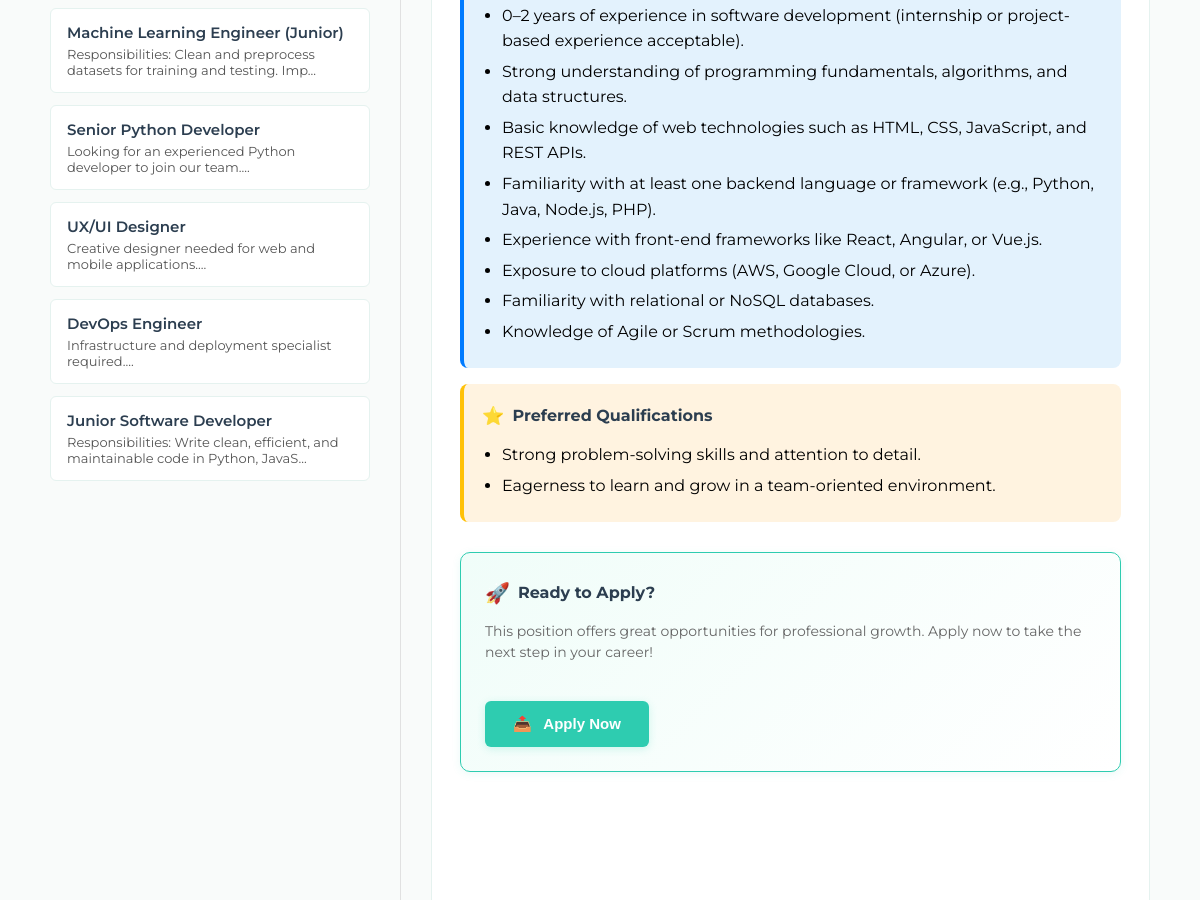
Before: /user_dashboard (signed in, middle part) with the older database file.
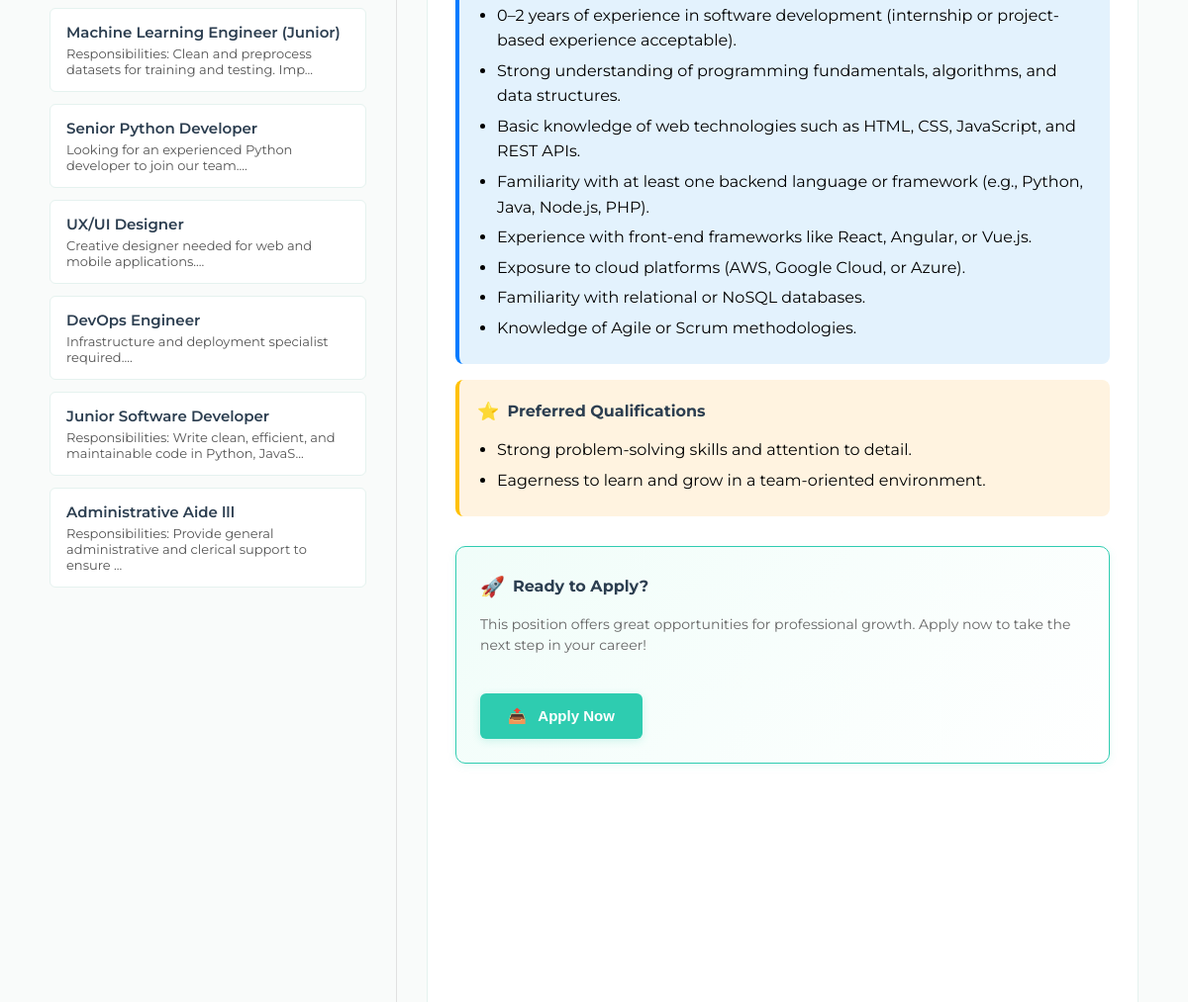
After: the same page with the newer database file.
### app/models.py (models this page shows, shortened)
class Job(db.Model):
    __tablename__ = 'jobs'
    id = db.Column(db.Integer, primary_key=True)
    role = db.Column(db.String(100), nullable=False)
    description = db.Column(db.Text, nullable=False)
    cluster_id = db.Column(db.Integer)
    is_active = db.Column(db.Boolean, default=True)
    created_at = db.Column(db.DateTime, default=datetime.utcnow)
    created_by = db.Column(db.Integer, db.ForeignKey('users.id'), nullable=False)
    applications = db.relationship('Application', backref='job', lazy=True)
    creator = db.relationship('User', backref='jobs_created', lazy=True)

### app/routes/main.py (the view)
@main_bp.route('/user_dashboard')
@secure_route
def user_dashboard():
    user_id = session.get('user_id')
    is_admin = session.get('is_admin')
    if not user_id:
        flash('Please log in to access the dashboard.', 'error')
        return redirect('/login')
    if is_admin:
        return redirect('/admin_dashboard')
    user = User.query.get(user_id)
    if not user:
        session.clear()
        flash('User account not found. Please log in again.', 'error')
        return redirect('/login')
    jobs = Job.query.filter_by(is_active=True).all()
    if user.resume and MATCHING_ENABLED and RESUME_EXTRACTION_ENABLED:
        try:
            upload_folder = current_app.config.get('UPLOAD_FOLDER', 'uploads')
            resume_path = os.path.join(upload_folder, user.resume)
            if os.path.exists(resume_path):
                resume_text = extract_resume_text(resume_path)
                if resume_text:
                    matching_service = get_matching_service(current_app.config.get('CHROMA_PATH', 'chroma_storage'))
                    job_rankings = matching_service.get_top_jobs_for_resume(
                        resume_text,
                        jobs,
                        top_n=len(jobs)
                    )
                    score_dict = {job_id: score for job_id, score in job_rankings}
                    for job in jobs:
                        job.match_score = round(score_dict.get(job.id, 0), 0)
                    jobs.sort(key=lambda x: x.match_score, reverse=True)
                    print(f"DEBUG: Calculated match scores for {len(jobs)} jobs")
                else:
                    for job in jobs:
                        job.match_score = 0
            else:
                for job in jobs:
                    job.match_score = 0
        except Exception as e:
            print(f"ERROR: Failed to calculate job matches: {e}")
            import traceback
            traceback.print_exc()
            for job in jobs:
                job.match_score = 0
    else:
        for job in jobs:
            job.match_score = 0
    applied_job_ids = []
    return render_template(
        'dashboard_user.html',
        user=user,
        jobs=jobs,
        applied_job_ids=applied_job_ids,
        applied_jobs_count=len(applied_job_ids),
        available_jobs_count=len(jobs),
        match_score=85
    )

### app/utils/security.py (called while the page is built, shortened)
def check_session_timeout():
    if 'user_id' not in session:
        return False
    last_activity = session.get('last_activity')
    if not last_activity:
        session['last_activity'] = datetime.utcnow().isoformat()
        return True

def no_cache(f):
    @functools.wraps(f)
    def decorated_function(*args, **kwargs):
        response = make_response(f(*args, **kwargs))
        response.headers['Cache-Control'] = 'no-cache, no-store, must-revalidate, private'
        response.headers['Pragma'] = 'no-cache'
        response.headers['Expires'] = '0'
        response.headers['Last-Modified'] = datetime.utcnow().strftime('%a, %d %b %Y %H:%M:%S GMT')
        response.headers['X-Content-Type-Options'] = 'nosniff'
        response.headers['X-Frame-Options'] = 'DENY'
        response.headers['X-XSS-Protection'] = '1; mode=block'
        return response
    return decorated_function

def secure_route(f):
    @functools.wraps(f)
    @no_cache
    @session_security_check
    def decorated_function(*args, **kwargs):
        return f(*args, **kwargs)
    return decorated_function

### app/templates/dashboard_user.html (shortened to what this page needs)
<!DOCTYPE html>
<html lang="en">
<head>
</head>
<body>
  <main>
    <div class="content-wrapper">
      <div class="jobs-list">
        {% for job in jobs %}
        <div class="job-card"
             data-id="{{ job.id }}"
             data-title="{{ job.role }}"
             data-description="{{ job.description }}"
             data-match="{{ job.match_score if job.match_score else 0 }}"
             onclick="showJobDetails(this.dataset.id, this.dataset.title, this.dataset.description, this.dataset.match)">
          <div style="display: flex; justify-content: space-between; align-items: center; margin-bottom: 4px;">
            <h3 style="margin: 0;">{{ job.role }}</h3>
          </div>
          <p>{{ job.description[:80] }}...</p>
        </div>
        {% endfor %}
      </div>
      <div class="job-details" id="jobDetails">
      </div>
    </div>
  </main>
</body>
</html>

Changed rows visible on the page:
added Job: role "Administrative Aide lll", description "Responsibilities: Provide general administrative and clerical support to ensure"
